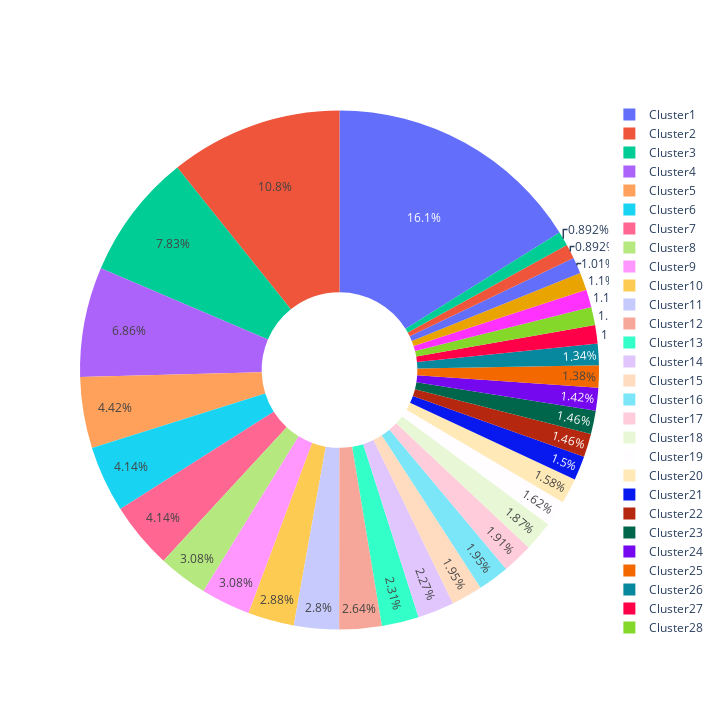

Notebook code for this chart:
### Code cell
# Plot the created clusters in pie chart

plot_clusters(uniques_comm)

### Figure 1 — Plotly figure (JSON) as saved in the notebook; plotly's stock layout.template omitted (floating-point values rounded to 4 significant figures)
{"data": [{"hole": 0.3, "labels": ["Cluster1", "Cluster2", "Cluster3", "Cluster4", "Cluster5", "Cluster6", "Cluster7", "Cluster8", "Cluster9", "Cluster10", "Cluster11", "Cluster12", "Cluster13", "Cluster14", "Cluster15", "Cluster16", "Cluster17", "Cluster18", "Cluster19", "Cluster20", "Cluster21", "Cluster22", "Cluster23", "Cluster24", "Cluster25", "Cluster26", "Cluster27", "Cluster28", "Cluster29", "Cluster30", "Cluster31", "Cluster32", "Cluster33"], "type": "pie", "values": [15.97, 10.66, 7.763, 6.798, 4.385, 4.103, 4.103, 3.057, 3.057, 2.856, 2.776, 2.615, 2.293, 2.253, 1.931, 1.931, 1.891, 1.85, 1.609, 1.569, 1.488, 1.448, 1.448, 1.408, 1.368, 1.327, 1.126, 1.126, 1.086, 1.086, 1.006, 0.885, 0.885, 0.8447]}], "layout": {"height": 720, "width": 720}}
